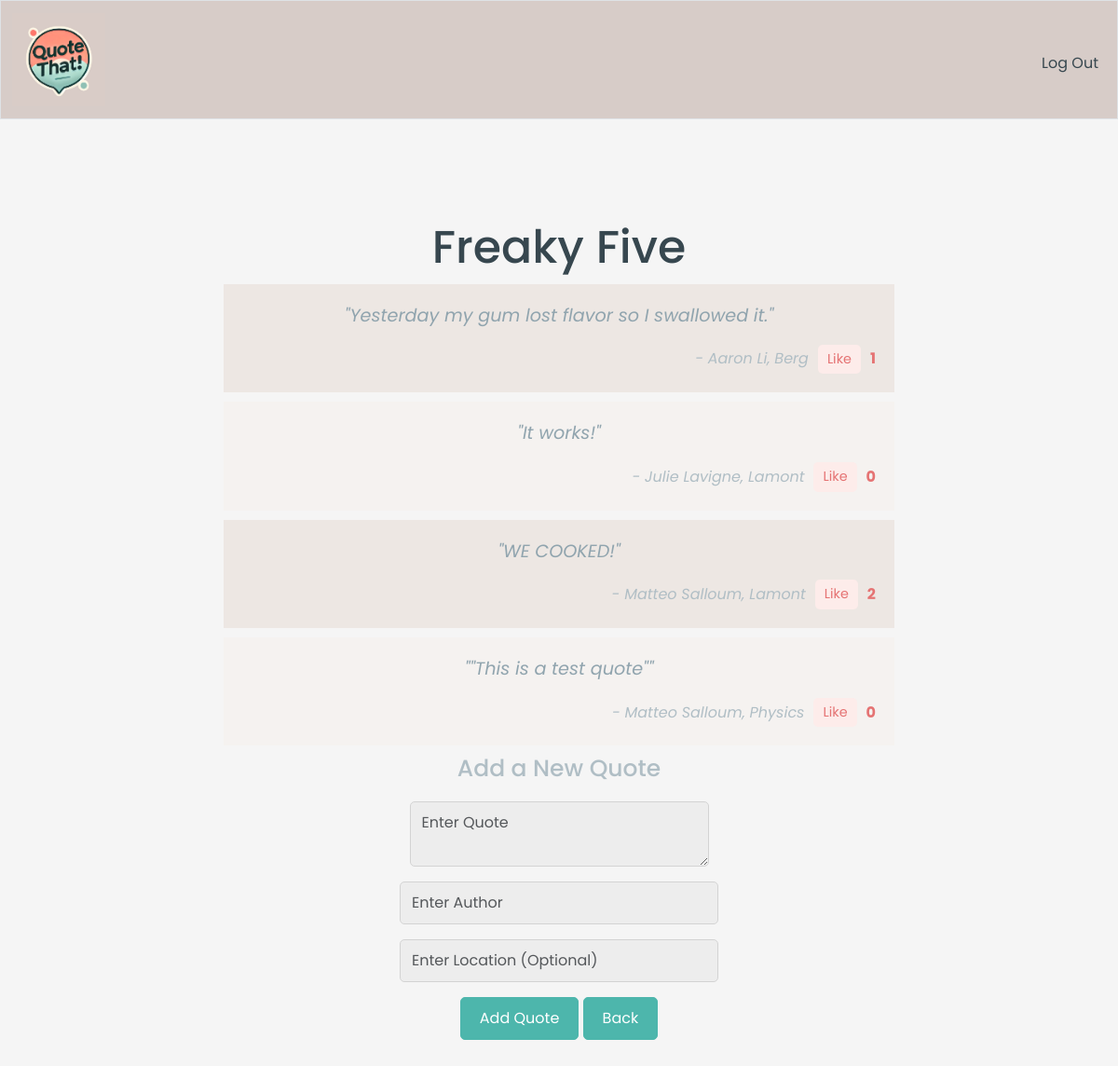
Screenshot of /group/1 (signed in) with the database file from the repository.
### tables this page shows
CREATE TABLE 'groups' ('id' INTEGER PRIMARY KEY NOT NULL, 'name' TEXT NOT NULL, 'group_hash' TEXT NOT NULL);

CREATE TABLE 'quotes' ('id' INTEGER PRIMARY KEY NOT NULL, 'quote_text' TEXT NOT NULL, 'quote_author' INTEGER NOT NULL, 'media' TEXT DEFAULT NULL, 'group_id' INTEGER NOT NULL, 'people_present' TEXT DEFAULT NULL, 'location' TEXT DEFAULT NULL, 'likes' INTEGER NOT NULL DEFAULT 0 , 'time' DATETIME DEFAULT CURRENT_TIMESTAMP);

### app.py (the view)
@app.route("/group/<int:group_id>")
@login_required
def group_page(group_id):
    group_details = quote_db.execute("SELECT name,id FROM groups WHERE id = ?", group_id)[0]  # Assuming each group_id is unique and fetches one row
    quotes = quote_db.execute("SELECT id, quote_text, quote_author, location, likes FROM quotes WHERE group_id = ?", group_id)
    like_info = quote_db.execute("SELECT id FROM quotes WHERE id IN (SELECT quote_id FROM likes WHERE user_id = ? GROUP BY quote_id HAVING SUM(like_value) > 0)", session["user_id"])
    return render_template("group.html", group=group_details, quotes = quotes, like_info = like_info)

### app.py (called while the page is built)
@app.after_request
def after_request(response):
    response.headers["Cache-Control"] = "no-cache, no-store, must-revalidate"
    response.headers["Expires"] = 0
    response.headers["Pragma"] = "no-cache"
    return response

### helpers.py (called while the page is built)
def login_required(f):
    @wraps(f)
    def decorated_function(*args, **kwargs):
        print("Login check for route:", f.__name__)
        print(session.get("user_id"))
        if session.get("user_id") is None:
            print("redirecting into login page")
            return redirect("/login")
        return f(*args, **kwargs)
    return decorated_function

### templates/group.html (shortened to what this page needs)
{% extends "layout.html" %}
{% block main %}
    <div class="container">
        <h1>{{ group['name'] }}</h1>
        <div class="quote-grid">
            {% if quotes %}
                {% for quote in quotes %}
                    <div class="quote-container">
                        <blockquote class="quote">
                            <p class="quote-text">"{{ quote['quote_text'] }}"</p>
                            <div class="quote-details">
                                <span>
                                    - {{ quote['quote_author'] }}{% if quote['location'] %}, {{ quote['location'] }}
                                </span>
                                {% endif %}
                                <form action="{{ url_for('like_quote', group_id=group['id'], quote_id=quote['id']) }}" method="POST" class="like-form">
                                    <button type="submit" class="{% if quote['id'] in like_info|map(attribute='id') %}liked{% else %}like-button{% endif %}">
                                        {% if quote['id'] in like_info|map(attribute='id') %}Liked{% else %}Like{% endif %}
                                    </button>
                                    <span class="like-count">
                                        {{ quote['likes'] or 0 }}
                                    </span>
                                </form>
                            </div>
                        </blockquote>
                    </div>
                {% endfor %}
            {% else %}
                <p>No quotes in this group yet.</p>
            {% endif %}
        </div>
        <div class="add-quote-form">
            <h2>Add a New Quote</h2>
            <form action="{{ url_for('add_quote', group_id=group.id) }}" method="POST">
                <div class="mb-3">
                    <textarea id="quote" name="quote" placeholder="Enter Quote" class="form-control mx-auto w-auto" required autocomplete="off"></textarea>
                  </div>
                  <div class="mb-3">
                    <input type="text" id="author" name="author" placeholder="Enter Author" class="form-control mx-auto w-auto" required autocomplete="off">
                  </div>
                  <div class="mb-3">
                    <input type="text" id="location" name="location" placeholder="Enter Location (Optional)" class="form-control mx-auto w-auto" autocomplete="off">
                  </div>
                <div>
                    <button type="submit" class="btn btn-primary">Add Quote</button>
                    <a href="{{ url_for('index') }}" class="btn btn-primary">Back</a>
                </div>
            </form>
        </div>
    </div>
{% endblock %}

### static/styles.css (style rules this page uses)
body { font-family: Arial, sans-serif; margin: 0; padding: 0; display: flex; flex-direction: column; align-items: center; color: #37474f; background: #F5F5F5; font-family: 'Poppins', sans-serif; }
h1 { font-size: 49px; color: #37474f; text-align: center; font-family: 'Poppins', sans-serif; }
h2 { font-size: 25px; color: #B0BEC5; text-align: center; margin-bottom: 20px; }
p { color: #90A4AE; }
.container { max-width: 800px; margin: 20px auto; padding: 20px; text-align: center; }
.form-control { background-color: #EDEDED; border: 1px solid #D3D3D3; color: #37474F; border-radius: 5px; font-size: 16px; padding: 10px 12px; transition: border-color 0.3s ease, box-shadow 0.3s ease; }
.btn-primary { background-color: #4DB6AC; border-color: #4DB6AC; color: #fff; font-size: 16px; padding: 10px 20px; border-radius: 5px; transition: background-color 0.3s ease, box-shadow 0.3s ease; }
a { color: #F2B4B4; text-decoration: none; }
.mb-3 { margin-bottom: 20px; }
.quote-container .quote { font-style: italic; font-size: 1.2rem; padding: 20px; border-radius: 10px; margin: 10px 0; }
.quote-text { color: #90A4AE; }
.quote-container:nth-child(odd) { background-color: #EDE7E3; }
.quote-container:nth-child(even) { background-color: #F5F2F0; }
.quote-details { display: flex; align-items: center; gap: 10px; flex-wrap: wrap; justify-content: right; text-align: right; font-size: 1rem; color: #B0BEC5; margin-top: 10px; }
.like-button { background-color: #FDECEA; color: #e57373; border: none; border-radius: 5px; padding: 5px 10px; font-size: 0.9rem; cursor: pointer; transition: background-color 0.3s; }
.like-form { display: inline-flex; align-items: center; gap: 5px; }
.like-count { font-weight: bold; font-style: normal; margin-left: 5px; color: #e57373; }

### rows the page displays
groups: name "Freaky Five"
quotes: quote_text "Yesterday my gum lost flavor so I swallowed it.", quote_author "Aaron Li", location "Berg", shows "Like", likes "1"
quotes: quote_text "It works!", quote_author "Julie Lavigne", location "Lamont", shows "Like", likes "0"
quotes: quote_text "WE COOKED!", quote_author "Matteo Salloum", location "Lamont", shows "Like", likes "2"
quotes: quote_text "\"This is a test quote\"", quote_author "Matteo Salloum", location "Physics", shows "Like", likes "0"
